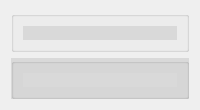
      <widget class="QWidget" name="homeTab">
       <attribute name="title">
        <string>Home</string>
       </attribute>
       <layout class="QGridLayout" name="gridLayout_25">
        <item row="0" column="0">
         <widget class="QGroupBox" name="groupBox_21">
          <property name="maximumSize">
           <size>
            <width>1800</width>
            <height>16777215</height>
           </size>
          </property>
          <property name="font">
           <font>
            <family>Segoe UI</family>
            <pointsize>9</pointsize>
            <weight>50</weight>
            <bold>false</bold>
            <kerning>true</kerning>
           </font>
          </property>
          <property name="styleSheet">
           <string notr="true"/>
          </property>
          <property name="title">
           <string/>
          </property>
          <layout class="QGridLayout" name="gridLayout_26">
           <item row="0" column="0">
            <widget class="QLabel" name="logoLabel">
             <property name="font">
              <font>
               <family>Segoe UI</family>
               <pointsize>9</pointsize>
               <weight>50</weight>
               <bold>false</bold>
               <kerning>true</kerning>
              </font>
             </property>
             <property name="styleSheet">
              <string notr="true">background-color: rgb(217, 217, 217);</string>
             </property>
             <property name="text">
              <string/>
             </property>
             <property name="alignment">
              <set>Qt::AlignCenter</set>
             </property>
            </widget>
           </item>
          </layout>
         </widget>
        </item>
        <item row="1" column="0">
         <widget class="QGroupBox" name="groupBox_22">
          <property name="maximumSize">
           <size>
            <width>1800</width>
            <height>16777215</height>
           </size>
          </property>
          <property name="styleSheet">
           <string notr="true">background-color: rgb(217, 217, 217);</string>
          </property>
          <property name="title">
           <string/>
          </property>
          <layout class="QGridLayout" name="gridLayout_28">
           <item row="0" column="0">
            <widget class="QLabel" name="versionLabel">
             <property name="maximumSize">
              <size>
               <width>300</width>
               <height>16777215</height>
              </size>
             </property>
             <property name="font">
              <font>
               <family>Segoe UI</family>
               <pointsize>9</pointsize>
               <weight>50</weight>
               <bold>false</bold>
               <kerning>true</kerning>
              </font>
             </property>
             <property name="text">
              <string/>
             </property>
             <property name="alignment">
              <set>Qt::AlignCenter</set>
             </property>
            </widget>
           </item>
          </layout>
         </widget>
        </item>
       </layout>
      </widget>
